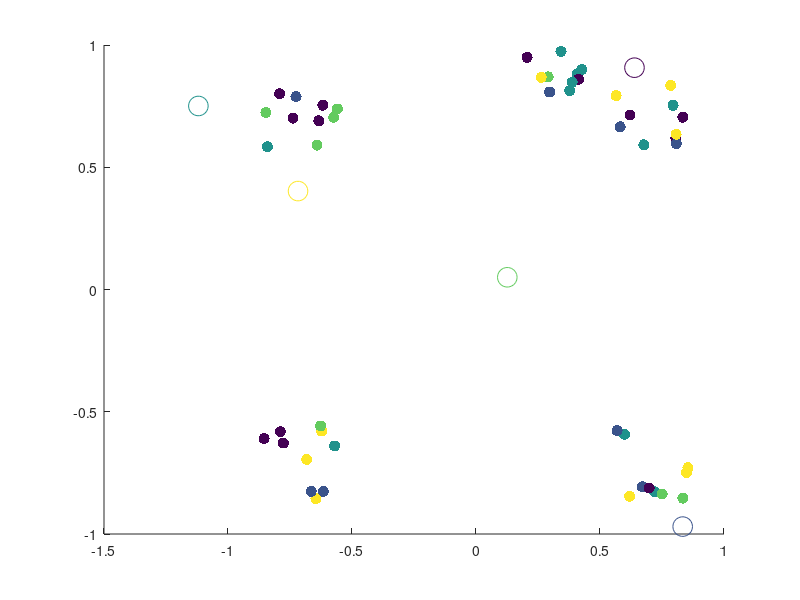

MATLAB code for this plot: (Note: this script raises an error after producing the figure.)
%% Random Initalization
% Topic I.6 - Alternating Minimization Scheme Algorithm for k-Means Clustering*
% 
% Clear the workspace and close all figure windows

close all; clear all;

load Q1data.mat; 

[n,m]= size(XData); 

% Set the number of clusters (k)
k=5;

% Assign each data vector, randomly to one of the k clusters
IndexSet = randi(k,n,1);

% Plot the data
scatter(XData(:,1),XData(:,2),64,IndexSet,'filled');
hold on

% Create data structures to store the weight vectors for cluster (c), and the 
% weight vectors from the previous iteration (cPrev)
c = zeros(k,m);
cPrev = zeros(k,m);

% Randomly initialize the weight vectors so that each component is sampled from 
% the interval [-1,1]
c = -1.2 + 2.4*rand(k,m);

% Plot the initial weight vectors
scatter(c(:,1),c(:,2),200,linspace(1,k,k))
hold off
pause



%% K++ initalization 

close all; clear all; clc;
% for funsies attempt at k++ initalization 

% 100 2-dimensional points, each points is a vector! 
%hopefully this is like quakes data
load Q1data.mat


%number of clusters; 
k =4; 

[n,m]=size(XData);



[c,IndexSet]= KPlusPlusInit(XData,k);




% Plot the data
scatter(XData(:,1),XData(:,2),64,IndexSet,'filled');
hold on
scatter(c(:,1),c(:,2),200,linspace(1,k,k))
hold off

%% The Alternating Minimization Scheme
doneFlag=0;

% Keep alternating updates to weight vectors and cluster assignments until weight 
% vectors no longer change their locations

while (~doneFlag)

    % Update the weight vectors in each cluster via the centroid formula
    for i=1:k 

        % Find the indices for all data vectors currently in cluster i
        ClusterIndices = find(IndexSet==i);

        % Find the number of data vectors currently in cluster i
        NumVecsInCluster = size(ClusterIndices,1);

        % Create a data structure to store weight vector for the current
        % cluster
        c(i,:)=0; 

        % Update cluster vector using the centroid formula
        for j=1:NumVecsInCluster
            for l=1:m
                c(i,l) = c(i,l) + XData(ClusterIndices(j,1),l)/NumVecsInCluster;
            end
        end

    end

    % Plot the updated weight vectors for each cluster
    scatter(XData(:,1),XData(:,2),64,IndexSet,'filled')
    hold on
    scatter(c(:,1),c(:,2),200,linspace(1,k,k))
    %pause
    
    % Now reassign all data vectors to the closest weight vector (cluster)

    % Create a data structure to store closest weight vector for each data
    % point
    closestCluster=zeros(n,1);

    % Reassign each data vector to the new, closest cluster
    for d=1:n

        % Store the coordinates of the current data vector
        xD = XData(d,:);

        % Set the minimum distance tracker to be a very large number
        sqDistMin=1e16;

        % Find the closest weight vector (cluster) to the current data
        % vector
        for i=1:k
            sqDist = norm(c(i,:)-xD,2);

            % If the distance is less than the current min, assign the
            % current data vector to this cluster
            if sqDist<sqDistMin
                closestCluster(d)=i;
                sqDistMin=sqDist;
            end

        end
    end

    % Update the assignments of the data vectors to their new clusters
    IndexSet = closestCluster;
    
    % Plot the data and the updated weight vectors
    hold off
    scatter(XData(:,1),XData(:,2),64,IndexSet,'filled')
    hold on
    scatter(c(:,1),c(:,2),200,linspace(1,k,k))
    hold off
    %pause
    
    % Terminate the alternating scheme if the weight vectors are unaltered
    % relative to the previous iteration
    if c==cPrev
        doneFlag=1;
    else
        cPrev=c;
    end
end


%% Calculation of Overall Coherence

% computes overall coherence AFTER K-Means! 
OvCo=oaco(XData,IndexSet,c)



%% 10 initalizations

close all; clear all; clc;



% 50  2-dimensional points, each points is a vector! 
%hopefully this is like quakes data
load Q1data.mat



rng(33)

% initalization :) heh
OvCO_forkPP = zeros(1,10);
OvCO_forRand = zeros(1,10); 
% number of clusters


k=5; 


% random initalization;

for realz = 1:10
    [n,m]= size(XData);
    IndexSeti = randi(k,n,1);
    ci = -1.2 + 2.4*rand(k,m);
    
    % scatter(XData(:,1),XData(:,2),64,IndexSeti,'filled')
    %     hold on
    %     scatter(ci(:,1),ci(:,2),200,linspace(1,k,k))
    %     hold off
    %     pause 
    %     
    
    % this runs the k-means algorithim
    [IndexSetf,cf]= kmeans493(XData,k,IndexSeti,ci);
    OvCo=oaco(XData,IndexSetf,cf);
    OvCO_forRand(:,realz) = OvCo ; % this creates a vector of the overall coherence
    
    %   scatter(XData(:,1),XData(:,2),64,IndexSetf,'filled')
    %     hold on
    %     scatter(cf(:,1),cf(:,2),200,linspace(1,k,k))
    %     hold off


end 


%k++ initalization 
for realz = 1:10  

    [ci,IndexSeti]=KPlusPlusInit(XData,k);
    
    %  scatter(XData(:,1),XData(:,2),64,IndexSeti,'filled')
    %     hold on
    %     scatter(ci(:,1),ci(:,2),200,linspace(1,k,k))
    %     hold off
    %     pause 
        
        %runs k means
   
    %uses a random     scheme for intial index
    %[IndexSetf,cf]= kmeans493(XData,k,randi(k,size(XData,1),1),ci);    
    [IndexSetf,cf]= kmeans493(XData,k,IndexSeti,ci);
    
    OvCo=oaco(XData,IndexSetf,cf);
    OvCO_forkPP(:,realz) = OvCo ; 
    
    %   scatter(XData(:,1),XData(:,2),64,IndexSetf,'filled')
    %     hold on
    %     scatter(cf(:,1),cf(:,2),200,linspace(1,k,k))
    %     hold off
end 




mean(OvCO_forkPP)
mean(OvCO_forRand)



%% Elbow Method

clc; clear all; close all; 

load Q1data.mat

suck =8; 
initalz =5; 

% rows is number of initlizations we use, coloumns is values of k 
% for each initilization scheme
mat2PlotKPP = zeros(initalz,suck); 
mat2PlotRand =zeros(initalz,suck); 

for k=1:suck
   
    
    for realz = 1:initalz

    [ci,IndexSeti]=KPlusPlusInit(XData,k);
        
        %runs k means
        
    [IndexSetf,cf]= kmeans493(XData,k,IndexSeti,ci);
    
    OvCo=oaco(XData,IndexSetf,cf);
    mat2PlotKPP(realz,k) = OvCo; 
    end 
    
    
    
     for realz = 1:initalz

    [n,m]= size(XData);
    IndexSeti = randi(k,n,1);
    ci = -1.2 + 2.4*rand(k,m);
        
        %runs k means
        
    [IndexSetf,cf]= kmeans493(XData,k,IndexSeti,ci);
    
    OvCo=oaco(XData,IndexSetf,cf);
    mat2PlotRand(realz,k) = OvCo; 
     end 
    
    
    
end 



subplot(1,2,1)
for iter = 1:5
    plot(1:suck, mat2PlotKPP(iter,:),'LineWidth',1.5,'Marker',"*",'LineStyle','--')
    hold on;
    title('Elbow Plot for K++ Initalization')
    xlabel('Number of Clusters (k)')
    ylabel('Overall Coherence y')
    %rectangle('Position',[4-1 7-1 1 1],'Curvature',[.5 .5]) 
    %legend('Realiz 1','Realiz 4','Realiz 3','Realiz 4','Realiz 5')
    grid on;
end 



hold on; 

subplot(1,2,2)
for iter = 1:5
    plot(1:suck, mat2PlotRand(iter,:),'LineWidth',1.5,'Marker',"*",'LineStyle','--')
     hold on;
    title('Elbow Plot for Random Initalization')
    xlabel('Number of Clusters (k)')
    ylabel('Overall Coherence y')
    legend('Realiz 1','Realiz 4','Realiz 3','Realiz 4','Realiz 5')
    grid on;
end 
